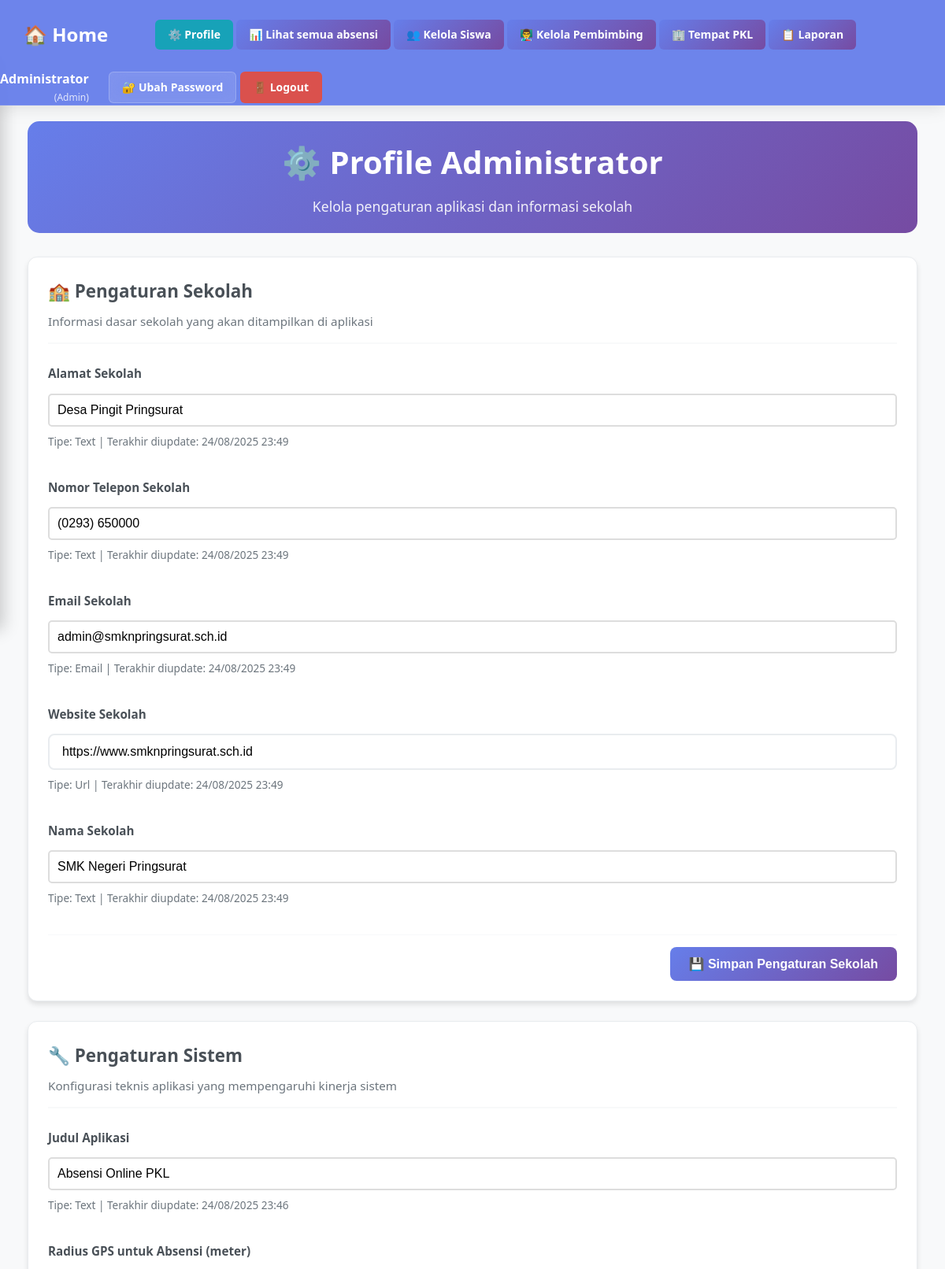
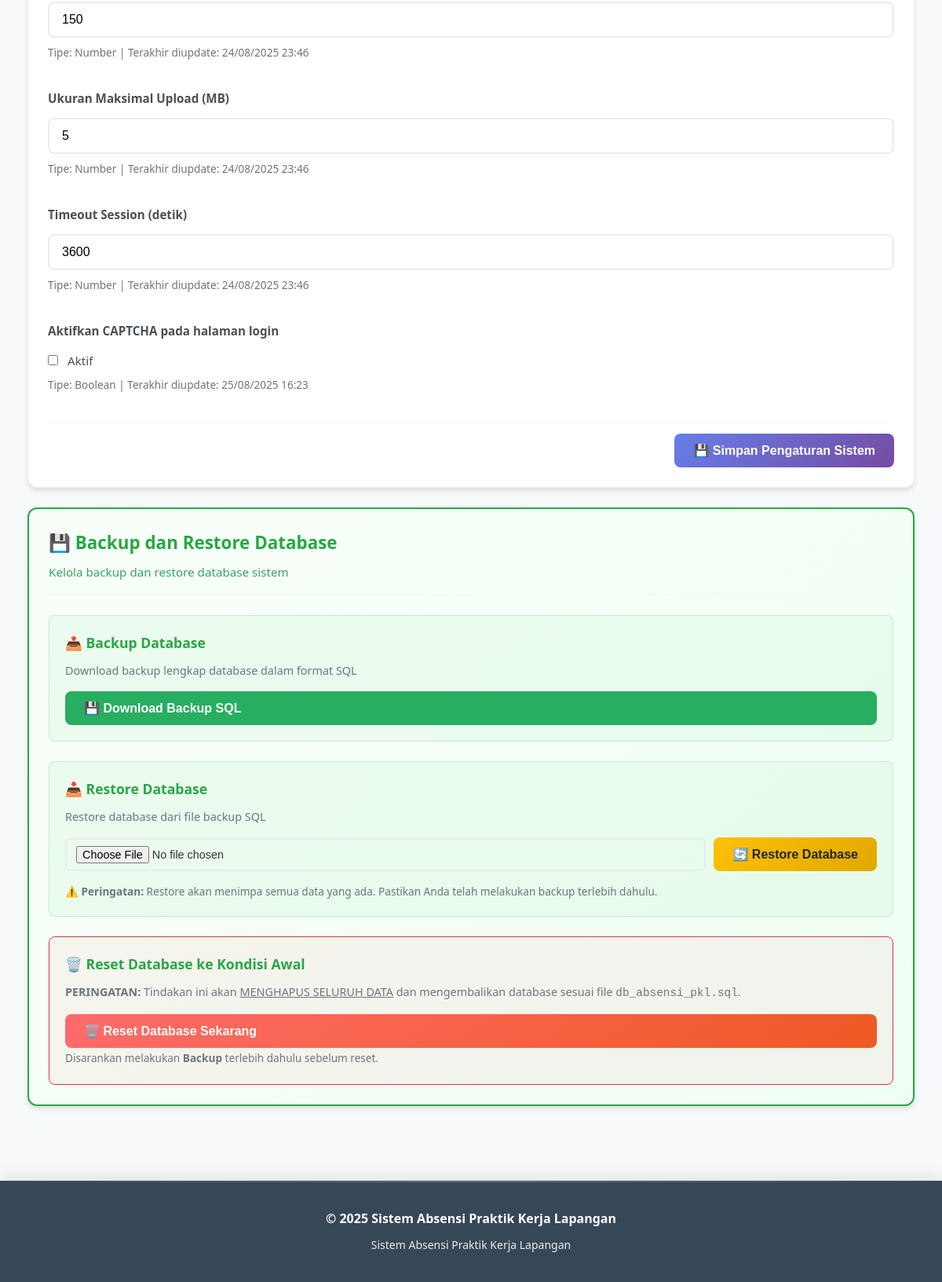
/public/index.php?r=profile (signed in), run on the app's committed database (2 pictures, top to bottom).
### tables this page shows
CREATE TABLE `app_settings` (
  `id` int(11) NOT NULL AUTO_INCREMENT,
  `setting_key` varchar(100) NOT NULL,
  `setting_value` text DEFAULT NULL,
  `setting_type` varchar(20) DEFAULT 'text',
  `description` text DEFAULT NULL,
  `created_at` timestamp NOT NULL DEFAULT current_timestamp(),
  `updated_at` timestamp NOT NULL DEFAULT current_timestamp() ON UPDATE current_timestamp(),
  PRIMARY KEY (`id`),
  UNIQUE KEY `setting_key` (`setting_key`)
);

### app/Views/admin/profile.php (the view, shortened to what the rows shown need)
<div class="profile-container">
    <div class="profile-header">
        <h2>⚙️ Profile Administrator</h2>
    </div>
    <div class="profile-content">
        <div class="settings-section">
            <form method="POST" action="?r=profile/update" class="settings-form">
                <?php foreach ($schoolSettings as $setting): ?>
                    <div class="form-group">
                        <label for="setting_<?= $setting['setting_key'] ?>">
                            <?= htmlspecialchars($setting['description']) ?>
                        </label>
                        <?php if ($setting['setting_type'] === 'email'): ?>
                            <input type="email"
                                   id="setting_<?= $setting['setting_key'] ?>"
                                   name="setting_<?= $setting['setting_key'] ?>"
                                   value="<?= htmlspecialchars($setting['setting_value']) ?>"
                                   class="form-control"
                                   placeholder="Masukkan <?= strtolower($setting['description']) ?>">
                        <?php elseif ($setting['setting_type'] === 'url'): ?>
                            <input type="url"
                                   id="setting_<?= $setting['setting_key'] ?>"
                                   name="setting_<?= $setting['setting_key'] ?>"
                                   value="<?= htmlspecialchars($setting['setting_value']) ?>"
                                   class="form-control"
                                   placeholder="Masukkan <?= strtolower($setting['description']) ?>">
                        <?php else: ?>
                            <input type="text"
                                   id="setting_<?= $setting['setting_key'] ?>"
                                   name="setting_<?= $setting['setting_key'] ?>"
                                   value="<?= htmlspecialchars($setting['setting_value']) ?>"
                                   class="form-control"
                                   placeholder="Masukkan <?= strtolower($setting['description']) ?>">
                        <?php endif; ?>
                        <small class="form-text">
                            Tipe: <?= ucfirst($setting['setting_type']) ?> |
                            Terakhir diupdate: <?= date('d/m/Y H:i', strtotime($setting['updated_at'])) ?>
                        </small>
                    </div>
                <?php endforeach; ?>
            </form>
        </div>
        <div class="settings-section">
            <form method="POST" action="?r=profile/update" class="settings-form">
                <?php foreach ($systemSettings as $setting): ?>
                    <div class="form-group">
                        <label for="setting_<?= $setting['setting_key'] ?>">
                            <?= htmlspecialchars($setting['description']) ?>
                        </label>
                        <?php if ($setting['setting_type'] === 'number'): ?>
                            <input type="number"
                                   id="setting_<?= $setting['setting_key'] ?>"
                                   name="setting_<?= $setting['setting_key'] ?>"
                                   value="<?= htmlspecialchars($setting['setting_value']) ?>"
                                   class="form-control"
                                   min="1"
                                   step="1"
                                   placeholder="Masukkan <?= strtolower($setting['description']) ?>">
                        <?php elseif ($setting['setting_type'] === 'boolean'): ?>
                            <div style="display:flex; align-items:center; gap:12px;">
                                <input type="checkbox"
                                       id="setting_<?= $setting['setting_key'] ?>"
                                       name="setting_<?= $setting['setting_key'] ?>"
                                       value="1"
                                       <?= ($setting['setting_value'] === '1' || strtolower($setting['setting_value']) === 'true' || strtolower($setting['setting_value']) === 'on' || strtolower($setting['setting_value']) === 'yes') ? 'checked' : '' ?>
                                >
                                <label for="setting_<?= $setting['setting_key'] ?>" style="margin:0; font-weight: normal;">Aktif</label>
                            </div>
                        <?php else: ?>
                            <input type="text"
                                   id="setting_<?= $setting['setting_key'] ?>"
                                   name="setting_<?= $setting['setting_key'] ?>"
                                   value="<?= htmlspecialchars($setting['setting_value']) ?>"
                                   class="form-control"
                                   placeholder="Masukkan <?= strtolower($setting['description']) ?>">
                        <?php endif; ?>
                        <small class="form-text">
                            Tipe: <?= ucfirst($setting['setting_type']) ?> |
                            Terakhir diupdate: <?= date('d/m/Y H:i', strtotime($setting['updated_at'])) ?>
                        </small>
                    </div>
                <?php endforeach; ?>
            </form>
        </div>

### data on the page
app_settings: description "Alamat Sekolah", setting_value "Desa Pingit Pringsurat", setting_type "Text", updated_at "24/08/2025 23:49"
app_settings: description "Nomor Telepon Sekolah", setting_value "(0293) 650000", setting_type "Text", updated_at "24/08/2025 23:49"
app_settings: description "Email Sekolah", setting_value "admin@smknpringsurat.sch.id", setting_type "Email", updated_at "24/08/2025 23:49"
app_settings: description "Website Sekolah", setting_value "https://www.smknpringsurat.sch.id", setting_type "Url", updated_at "24/08/2025 23:49"
app_settings: description "Nama Sekolah", setting_value "SMK Negeri Pringsurat", setting_type "Text", updated_at "24/08/2025 23:49"
app_settings: description "Judul Aplikasi", setting_value "Absensi Online PKL", setting_type "Text", updated_at "24/08/2025 23:46"
app_settings: description "Radius GPS untuk Absensi (meter)", setting_key+setting_value+description "150", setting_type "Number", updated_at "24/08/2025 23:46"
app_settings: description "Ukuran Maksimal Upload (MB)", setting_key+setting_value+description "5", setting_type "Number", updated_at "24/08/2025 23:46"
app_settings: description "Timeout Session (detik)", setting_key+setting_value+description "3600", setting_type "Number", updated_at "24/08/2025 23:46"
app_settings: description "Aktifkan CAPTCHA pada halaman login", setting_type "Boolean", updated_at "25/08/2025 16:23"

### other printed values
$_SESSION['user']['name'] "Administrator"
$_SESSION['user']['role'] "Admin"
$schoolName "Sistem Absensi Praktik Kerja Lapangan"
